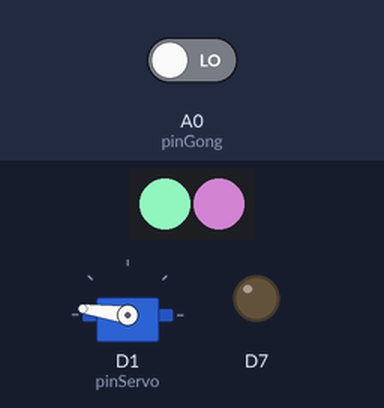
A sketch run on a simulated Particle Photon. On the bench: servo, 2 RGB LEDs in strip order, left to right, output pins drawn as LEDs (lit = HIGH). The test bench sets the inputs (shaded band); at power-on: A0 (pinGong) LOW. Dim RGB values are drawn brighter than linear; the local clock reads 2024-03-15 10:24:30 at power-on unless the sketch sets it.

Above: at 2.4 s.
2.5 s: A0 (pinGong) driven HIGH
At 2.9 s:
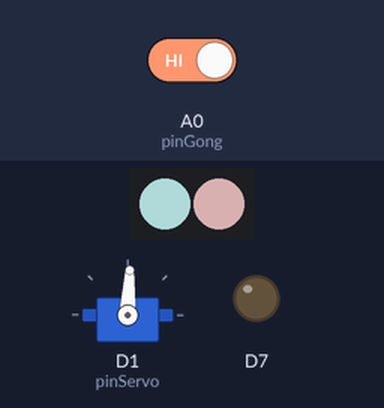
At 6.4 s:
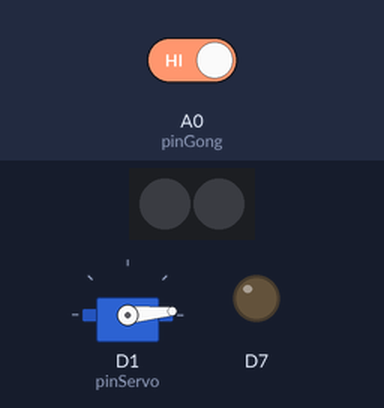
8.3 s: A0 (pinGong) driven LOW
At 15.5 s:
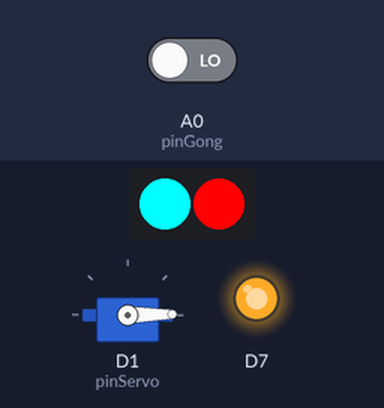
Timing chart, 0 to 24.8 s (numbered marks = the images above; inputs shaded):
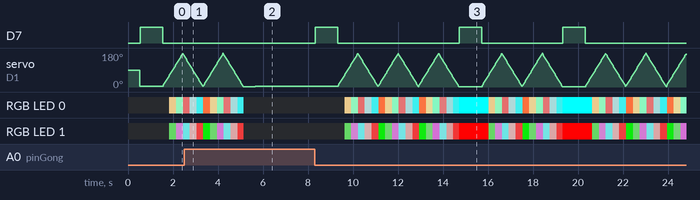

Measured:
- after the input at 2.5 s, D7: stays LOW (without the input it goes to HIGH after 2.6 s)
- after the input at 8.3 s, D7: goes HIGH 1.0 s, LOW 5.4 s, HIGH 1.0 s, LOW 3.6 s, HIGH 1.0 s, then LOW, starting at once; RGB LED 0: off → RGB(191, 164, 114) after 1.3 s, → RGB(132, 223, 173) 0.30 s later, → RGB(173, 82, 82) 0.30 s later, → RGB(114, 141, 141) 0.30 s later, … (44 changes in this stretch)

The sketch:

smart_gong.ino
```cpp
/*
 * Project: smart_gong
 * Description: Alexa trigger gong
 * Author: Sergio Zamora
 * Date: Q2 2017
 */

#include "neopixel.h"

#define pinGong A0
#define pinServo D1
#define pinHandStrip D4
#define ledType WS2812B

Servo myServo;
int pos = 0;
Adafruit_NeoPixel handStrip(2, pinHandStrip, ledType);
int timeLastCelebration = 0; // seconds
int durationOfCelebration = 5; // seconds
int speed = 5; // milliseconds / degree
bool isInitialized = false;

void initialize () {
  handStrip.setPixelColor(1, 0, 0, 0);
  handStrip.setPixelColor(0, 0, 0, 0);
  handStrip.show();
  delay(500);

  myServo.write(5);
  isInitialized = true;
}

void setup() {
  Particle.publish("smart_gong","v1.0.0");
  Particle.variable("isIni", isInitialized);

  pinMode(pinGong, INPUT_PULLDOWN);
  pinMode(D7, OUTPUT);
  myServo.attach(pinServo);
  handStrip.begin();
  handStrip.show();
  initialize();
}

// loop() runs over and over again, as quickly as it can execute.
void loop() {
  if ((Time.now() - timeLastCelebration) < durationOfCelebration ) { // Celebrating
    for(pos = 5; pos < 180; pos += 1)
    {
      handStrip.setPixelColor(1, pos, 200 - pos, pos);
      handStrip.setPixelColor(0, 255 - pos, 100 + pos, 50 + pos);
      handStrip.show();
      myServo.write(pos);
      delay(speed);
    }
    for(pos = 175; pos>=1; pos-=1)
    {
      handStrip.setPixelColor(0, pos, 255 - pos, 255 - pos);
      handStrip.setPixelColor(1, 255 - pos, pos, pos);
      handStrip.show();
      myServo.write(pos);
      delay(speed);
    }
  } else if (digitalRead(pinGong) == LOW) { // Listiging for the Gong
    timeLastCelebration = Time.now();
    isInitialized = false;
    Particle.publish("smart_gong","Start");
    digitalWrite(D7, HIGH);
    delay (1000);
    digitalWrite(D7, LOW);
  } else if (!isInitialized) {
    Particle.publish("smart_gong","End");
    initialize();
  }
}
```
